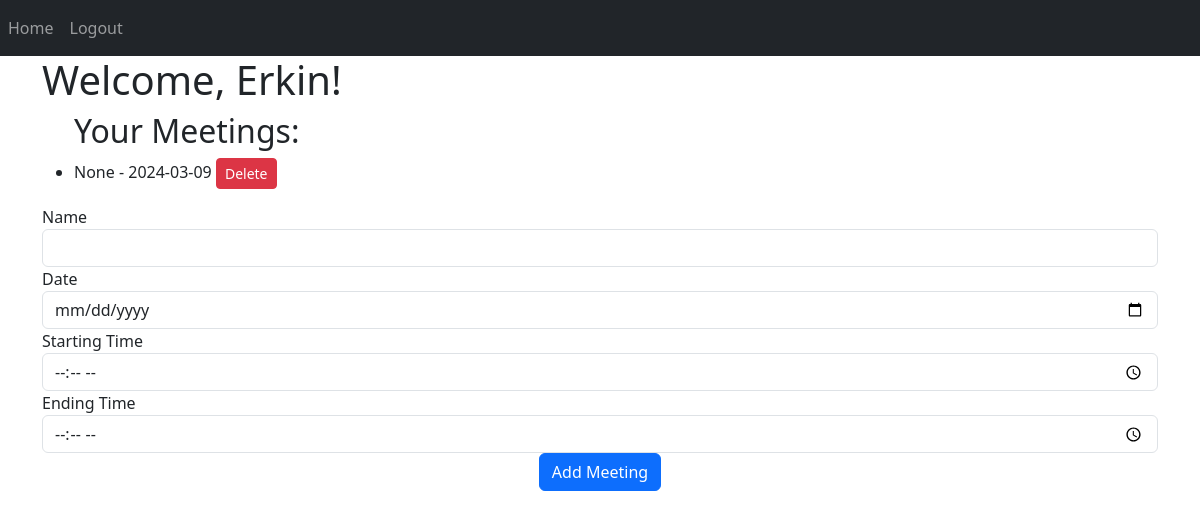
Page / (signed in) on the earlier database version.
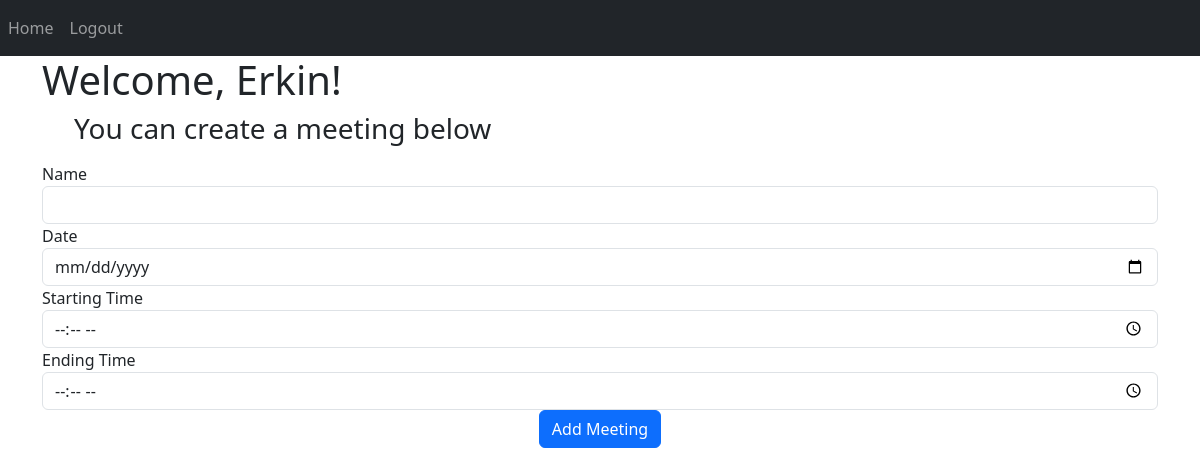
Same page on the later database version.
### client/models.py (models this page shows)
class User(db.Model, UserMixin):
    id = db.Column(db.Integer,primary_key=True)
    email = db.Column(db.String(128), unique=True) # Unique
    password = db.Column(db.String(20))
    first_name = db.Column(db.String(128))
    meetings = db.relationship('MeetingData', backref='user', lazy=True)

class MeetingData(db.Model):
    id = db.Column(db.Integer, primary_key=True)
    name = db.Column(db.String(120))
    date = db.Column(db.String(50))
    start_time = db.Column(db.String(50))
    end_time = db.Column(db.String(50))
    user_id = db.Column(db.Integer, db.ForeignKey('user.id'), nullable=False)

### client/views.py (the view, shortened to what this page needs)
@views.route('/', methods = ['GET','POST'])
@login_required
def home():
    user_meetings = current_user.meetings
    return render_template("home.html",user=current_user, user_meetings=user_meetings) # This checks user is logged in or not

### client/__init__.py (called while the page is built)
def create_app():
    app=Flask(__name__)
    app.secret_key = 'abcd1234'
    app.config['SQLALCHEMY_DATABASE_URI'] = f'sqlite:///{DB_NAME}'
    db.init_app(app)
    from .views import views
    from .auth import auth
    app.register_blueprint(views, url_prefix='/')
    app.register_blueprint(auth, url_prefix='/') # To go the defined page
    from .models import User, MeetingData
    with app.app_context():
        db.create_all()
    login_manager = LoginManager()
    login_manager.login_view = 'auth.login' # If user is not logged in
    login_manager.init_app(app)
    @login_manager.user_loader
    def load_user(id):
        return User.query.get(int(id)) # Flask will find the user by its ID which is primary key
    return app

### client/templates/home.html (shortened to what this page needs)
{% extends "base.html" %}
{% block content %}
<h1>Welcome, {{ current_user.first_name }}!</h1>
<ul>
    {% if user_meetings %}
    <h2>Your Meetings:</h2>
        {% for meeting in user_meetings %}
        <li>{{ meeting.name }} - {{ meeting.date }}
          <button type="button" class="btn btn-sm btn-danger" onClick="deleteMeeting({{meeting.id}})">Delete</button>
        </li>
        {% endfor %}
    {% else %}
        <h3>You can create a meeting below</h3>
    {% endif %}
</ul>
<form method="POST">
  <label for="name">Name</label>
  <input type="text" class="form-control" id="name" name="name">
  <label for="date">Date</label>
  <input type="date" class="form-control" id="date" name="date">
  <label for="start_time">Starting Time</label>
  <input type="time" class="form-control" id="start_time" name="start_time">
  <label for="end_time">Ending Time</label>
  <input type="time" class="form-control" id="end_time" name="end_time">
  <div align="center">
    <button type="submit" class="btn btn-primary">Add Meeting</button>
  </div>
</form>
{% endblock %}

### client/templates/base.html (shortened to what this page needs)
<!DOCTYPE html>
<html lang="en">
<head>
    <link href="https://cdn.jsdelivr.net/npm/bootstrap@5.3.3/dist/css/bootstrap.min.css" rel="stylesheet">
    <link rel="stylesheet" href="https://cdnjs.cloudflare.com/ajax/libs/font-awesome/6.5.1/css/all.min.css" />
</head>
<body>
 <nav class="navbar navbar-expand-lg navbar-dark bg-dark">
<div class="collapse navbar-collapse" id="navbar">
    <div class="navbar-nav">
        {% if user.is_authenticated %}
        <a href="/" class="nav-item nav-link" id="home">Home</a>
        <a href="/logout" class="nav-item nav-link" id="logout">Logout</a>
        {% else %}
        <a href="/login" class="nav-item nav-link" id="login">Login</a>
        <a href="/sign-up" class="nav-item nav-link" id="sign-up">Sign Up</a>
        {% endif %}
    </div>
</div>
 </nav>
<div class="container">
    {% block content %}
    {% endblock %}
</div>
</body>
</html>

Differences in the rows shown:
removed MeetingData: name "None", date "2024-03-09"
Other differences:
text no longer shown: "Your Meetings:"
text now shown: "You can create a meeting below"
